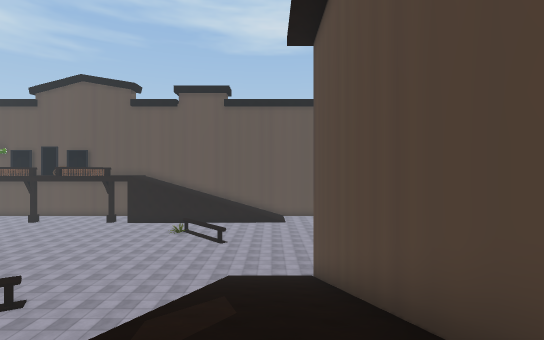
[1] (above)

20 first-person views from a walk through a Unity game level. The camera is 1.3 m above the floor, looks level and sees 85° across. The floor is counted in squares, 2 m on a side. Each view is taken from the middle of a square. On the plan, view 1 faces up. The plan holds only what a view shows up to about 9 squares ahead; the rest is blank. The place goes on beyond the plan. The player is left out. Some animated figures are not drawn. Some surface patterns are stand-ins.

[2]
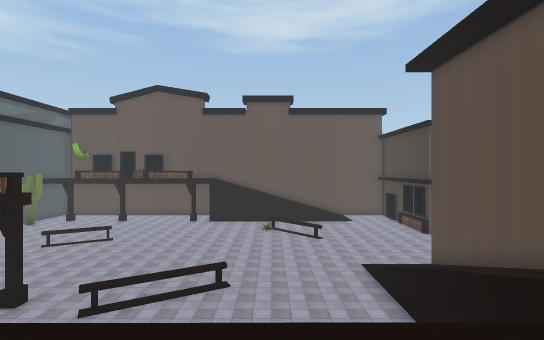

[3]
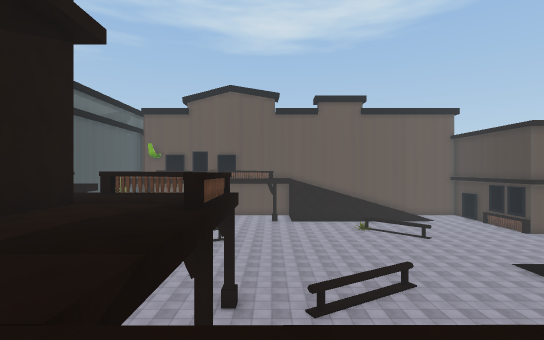

[4]
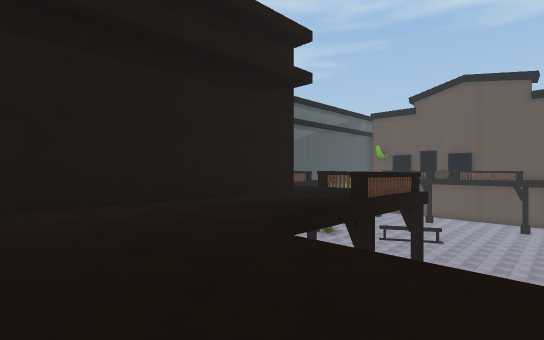

[5]
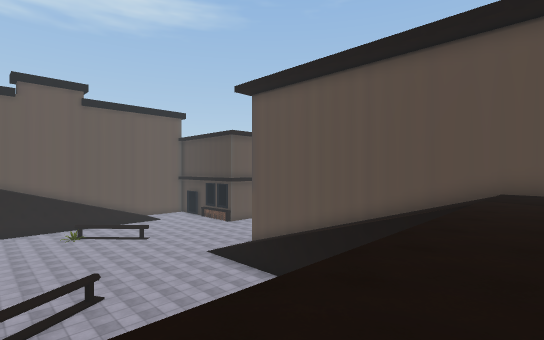

[6]
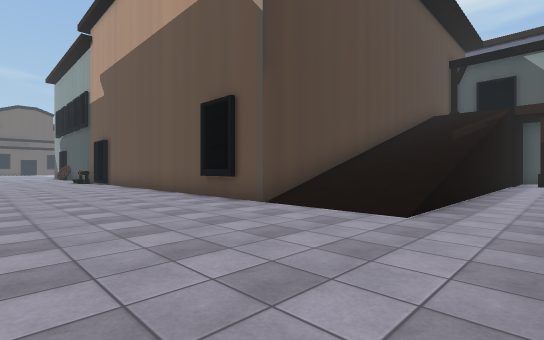

[7]
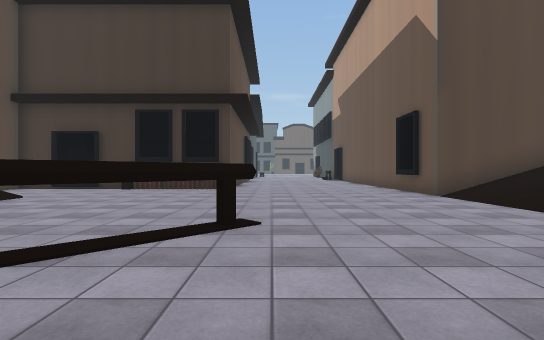

[8]
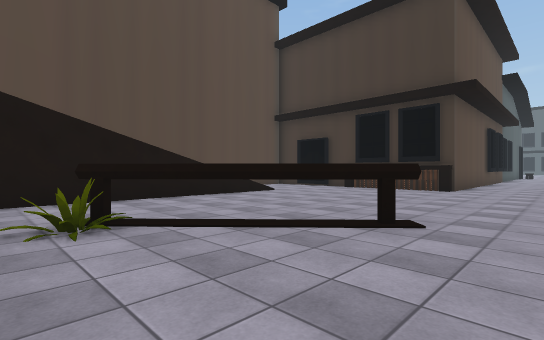

[9]
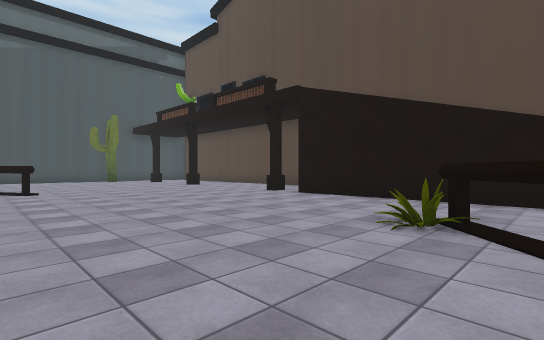

[10]
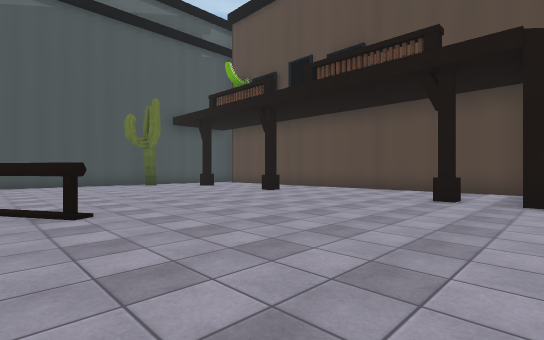

[11]
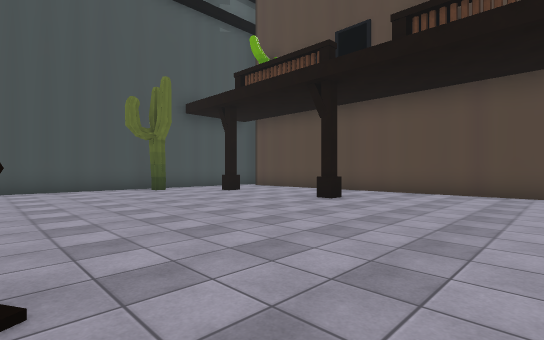

[12]
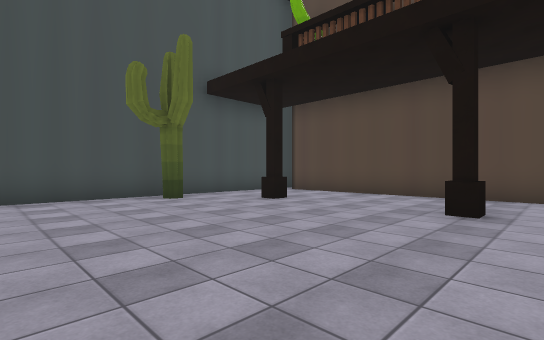

[13]
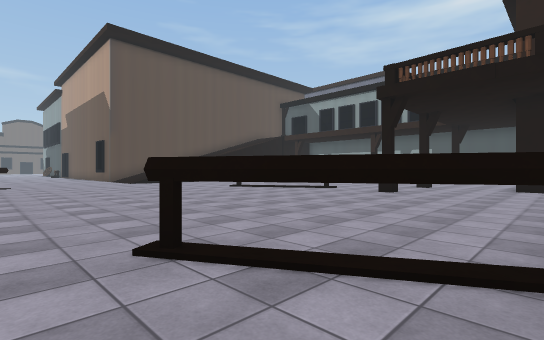

[14]
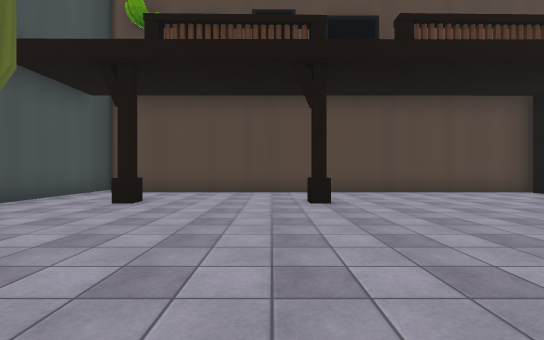

[15]
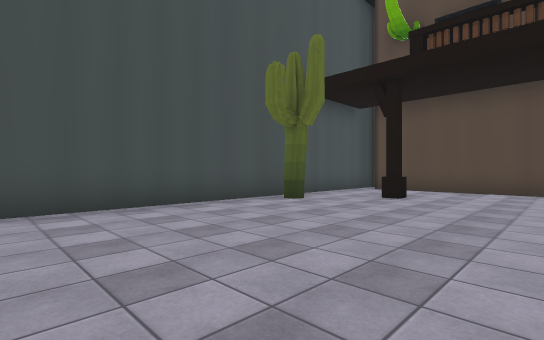

[16]
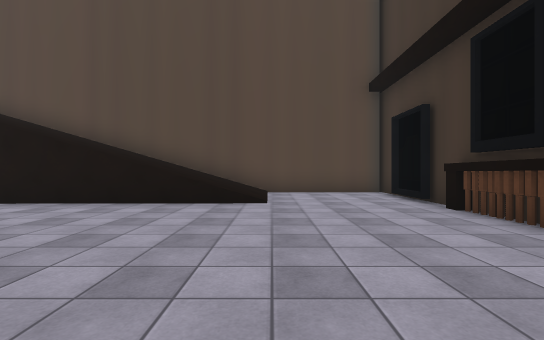

[17]
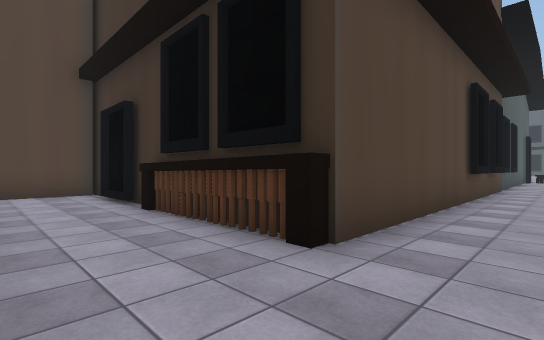

[18]
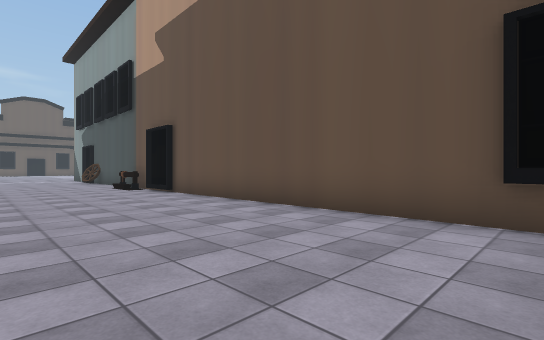

[19]
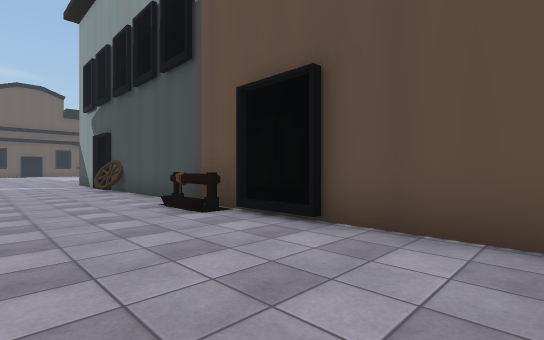

[20]
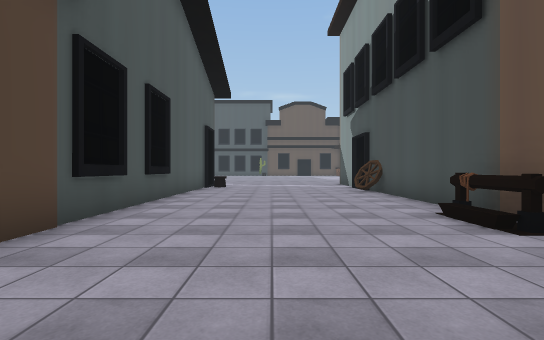

### Floor plan
Key: @ floor where view 1 was taken; # wall or solid block; . main floor; : floor 6.25 m higher than the main floor; / step, stairs or slope; T thing the floor can be seen under or through; O other object.
Columns run from 23 left of view 1 to 19 right of it. Each row starts with its distance up from view 1.
 23 #.############  ############
 22 #............/   ////////..#
 21 #............/    ///////..#
 20 #..O...O....O////////////..#
 19 ##.........................#
 18 ##O........................#
 17 #.................O........#
 16 #..................T.......################
 15 #...................TT.....................
 14 #........O.................................
 13 #... ..OO..................................
 12        ..........  ........................
 11        .........    .......................
 10        .........    .....############O####O
  9        ...............///#
  8        .........O.....///#
  7        ........OO.....///#
  6         :::O.OO.......///#
  5         :::...........///#
  4         #::          .///#
  3         #::O         .///#
  2         #:::          ///#
  1         #:::          // #
  0         #:::          /@/#
 -1         #::::::::::::::  #
 -2         #:::::::::::::   #
 -3         #   :::

Positions as (right, up) in squares from view 1, and headings:
1: (0, 0), facing up
2: (-5, -2), facing up
3: (-11, -2), facing up
4: (-9, -3), facing up-left
5: (-9, -2), facing up-right
6: (-3, 14), facing down-right
7: (-6, 14), facing right
8: (-6, 13), facing up-right
9: (-4, 13), facing up-left
10: (-9, 13), facing up-left
11: (-12, 14), facing up-left
12: (-15, 15), facing up-left
13: (-16, 15), facing down-right
14: (-17, 14), facing up
15: (-17, 13), facing up-left
16: (1, 14), facing up
17: (2, 14), facing up-right
18: (3, 14), facing down-right
19: (9, 13), facing down-right
20: (10, 13), facing right
